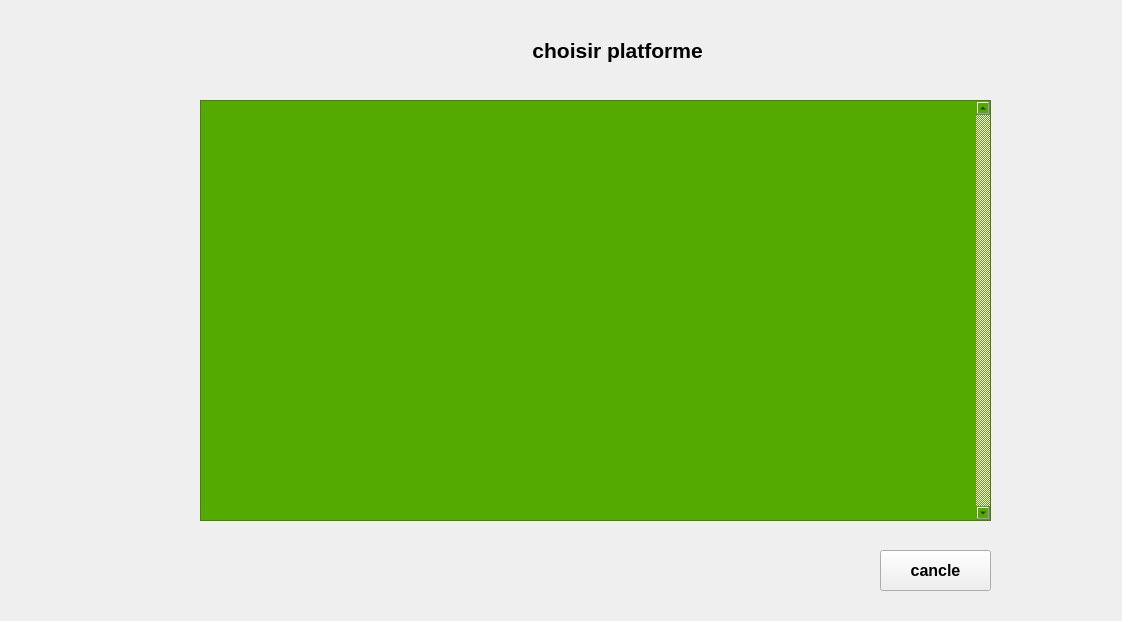
<?xml version="1.0" encoding="UTF-8"?>
<ui version="4.0">
 <class>Form</class>
 <widget class="QWidget" name="Form">
  <property name="geometry">
   <rect>
    <x>0</x>
    <y>0</y>
    <width>1122</width>
    <height>621</height>
   </rect>
  </property>
  <property name="windowTitle">
   <string>Form</string>
  </property>
  <widget class="QListWidget" name="listview">
   <property name="geometry">
    <rect>
     <x>200</x>
     <y>100</y>
     <width>791</width>
     <height>421</height>
    </rect>
   </property>
   <property name="styleSheet">
    <string notr="true">background-color: rgb(85, 170, 0);</string>
   </property>
   <property name="verticalScrollBarPolicy">
    <enum>Qt::ScrollBarAlwaysOn</enum>
   </property>
  </widget>
  <widget class="QLabel" name="label">
   <property name="geometry">
    <rect>
     <x>480</x>
     <y>30</y>
     <width>281</width>
     <height>41</height>
    </rect>
   </property>
   <property name="font">
    <font>
     <pointsize>16</pointsize>
     <weight>75</weight>
     <bold>true</bold>
    </font>
   </property>
   <property name="text">
    <string>choisir platforme </string>
   </property>
   <property name="alignment">
    <set>Qt::AlignCenter</set>
   </property>
  </widget>
  <widget class="QPushButton" name="cancle">
   <property name="geometry">
    <rect>
     <x>880</x>
     <y>550</y>
     <width>111</width>
     <height>41</height>
    </rect>
   </property>
   <property name="font">
    <font>
     <pointsize>12</pointsize>
     <weight>75</weight>
     <bold>true</bold>
    </font>
   </property>
   <property name="text">
    <string>cancle</string>
   </property>
  </widget>
 </widget>
 <resources/>
 <connections/>
</ui>
